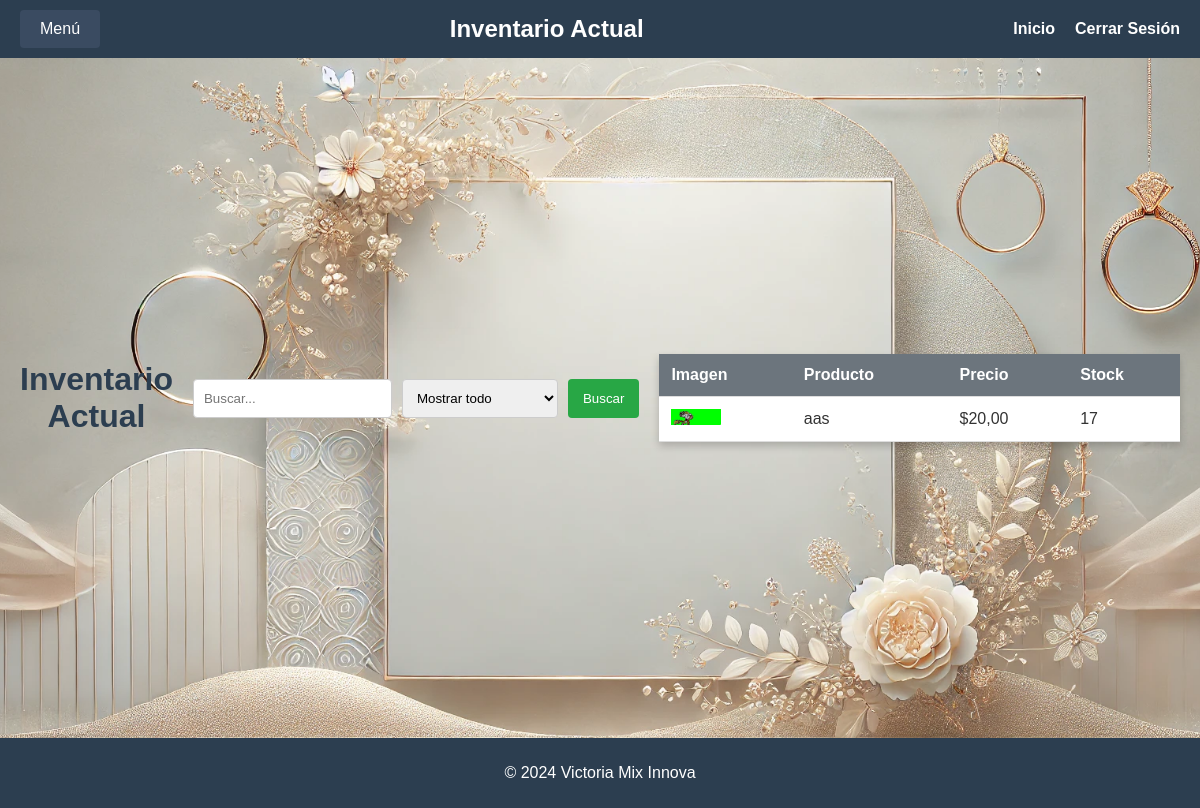
Page /inventario/ (signed in) on the committed database.
### inventario/models.py (models this page shows, shortened)
class Producto(models.Model):
    nombre = models.CharField(max_length=100, verbose_name="Nombre del Producto")
    descripcion = models.TextField(blank=True, null=True, verbose_name="Descripción")
    precio = models.DecimalField(max_digits=10, decimal_places=2, verbose_name="Precio")
    stock = models.PositiveIntegerField(verbose_name="Cantidad en Stock")
    imagen = models.ImageField(upload_to='productos/', blank=True, null=True, verbose_name="Imagen del Producto")
    class Meta:
        verbose_name = "Producto"
        verbose_name_plural = "Productos"
        ordering = ['nombre']

### inventario/views.py (the view)
# urls.py: path('', inventario_view, name='inventario'),
@login_required
def inventario_view(request):
    productos = Producto.objects.all()  # Obtiene todos los productos del inventario
    try:
        user_profile = UserProfile.objects.get(user=request.user)
        user_type = user_profile.user_type  # Esto debería ser 'jefe' o 'empleado'
    except UserProfile.DoesNotExist:
        user_type = None  # Manejar el caso si el perfil no existe
    return render(request, 'inventario/inventario.html', {
        'productos': productos,
        'user_type': user_type  # Pasar el tipo de usuario a la plantilla
    })

### inventario/templates/inventario/inventario.html (shortened to what this page needs)
{% load static %}
<!DOCTYPE html>
<html lang="es">
<head>
    <link rel="stylesheet" href="{% static 'css/styles.css' %}">
    <link rel="stylesheet" href="{% static 'css/inventario.css' %}">
</head>
<body>
    <header>
        <div class="navbar">
            <div class="navbar-left">
                {% if user.is_authenticated %}
                    <div class="dropdown">
                        <button class="dropbtn">Menú</button>
                    </div>
                {% endif %}
            </div>
            <h1 class="navbar-title">Inventario Actual</h1>
            <div class="navbar-right">
                {% if user.is_authenticated %}
                    {% if user.userprofile.user_type == 'jefe' %}
                        <a href="{% url 'boss_panel' %}">Inicio</a>
                    {% else %}
                        <a href="{% url 'employee_panel' %}">Inicio</a>
                    {% endif %}
                    <a href="{% url 'logout' %}">Cerrar Sesión</a>
                {% endif %}
            </div>
        </div>
    </header>
    <main>
        <h1>Inventario Actual</h1>
        <div class="search-container">
            <input type="text" placeholder="Buscar...">
            <select>
                <option value="all">Mostrar todo</option>
            </select>
            <button>Buscar</button>
        </div>
        <table>
            <thead>
                <tr>
                    <th>Imagen</th>
                    <th>Producto</th>
                    <th>Precio</th>
                    <th>Stock</th>
                </tr>
            </thead>
            <tbody>
                {% for producto in productos %}
                <tr>
                    <td><img src="{{ producto.imagen.url }}" alt="{{ producto.nombre }}" style="width: 50px; height: auto;"></td>
                    <td>{{ producto.nombre }}</td>
                    <td>${{ producto.precio }}</td>
                    <td>{{ producto.stock }}</td>
                </tr>
                {% endfor %}
            </tbody>
        </table>
    </main>
    <footer>
        <p>&copy; 2024 Victoria Mix Innova</p>
    </footer>
</body>
</html>

### static/css/styles.css (style rules this page uses)
.navbar { display: flex; justify-content: space-between; align-items: center; background-color: #2c3e50; padding: 10px 20px; }
.navbar-title { color: white; font-size: 24px; text-align: center; flex-grow: 1; margin: 0; }
.navbar-left, .navbar-right { display: flex; align-items: center; }
.navbar-right a { color: white; text-decoration: none; margin-left: 20px; font-weight: bold; }
.dropdown { position: relative; display: inline-block; }
.dropbtn { background-color: #3a4b61; color: white; padding: 10px 20px; font-size: 16px; border: none; cursor: pointer; border-radius: 4px; }
main { display: flex; justify-content: center; align-items: center; height: calc(100vh - 160px); padding: 20px; }
footer { background-color: #2c3e50; color: white; text-align: center; padding: 10px 0; position: relative; bottom: 0; width: 100%; }

### static/css/inventario.css (style rules this page uses)
body { background-image: url("/static/images/fondo_inventario.jpg"); background-size: cover; background-position: center; margin: 0; padding: 0; font-family: Arial, sans-serif; color: #333; }
h1 { text-align: center; color: #2c3e50; margin: 20px 0; }
table { width: 90%; margin: 20px auto; border-collapse: collapse; box-shadow: 0 4px 8px rgba(0, 0, 0, 0.2); background-color: white; }
th, td { padding: 12px; text-align: left; border-bottom: 1px solid #ddd; }
th { background-color: #6c757d; color: white; }
.search-container { display: flex; justify-content: center; margin: 20px; }
input[type="text"], select { padding: 10px; margin-right: 10px; border: 1px solid #ccc; border-radius: 4px; }
button { padding: 10px 15px; background-color: #28a745; color: white; border: none; border-radius: 4px; cursor: pointer; }

### rows in the picture
Producto: imagen (picture), nombre "aas", precio "20,00", stock "17"
